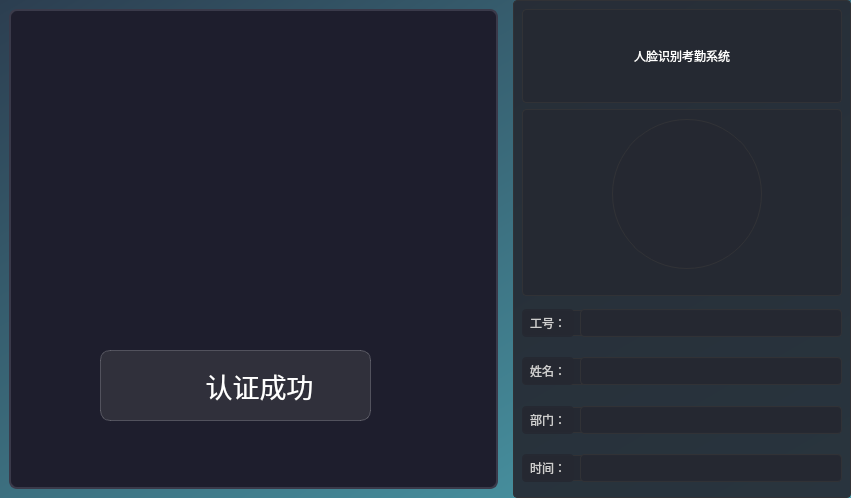
<?xml version="1.0" encoding="UTF-8"?>
<ui version="4.0">
 <class>FaceAttendence</class>
 <widget class="QMainWindow" name="FaceAttendence">
  <property name="geometry">
   <rect>
    <x>0</x>
    <y>0</y>
    <width>851</width>
    <height>498</height>
   </rect>
  </property>
  <property name="windowTitle">
   <string>FaceAttendence</string>
  </property>
  <property name="styleSheet">
   <string notr="true">QMainWindow {
    background: qlineargradient(x1:0, y1:0, x2:1, y2:1, stop:0 #2c3e50, stop:1 #4ca1af);
}

/* 视频显示区域 */
#vdieoLB {
    background-color: #1e1e2d;
    border: 2px solid #3a3a4a;
    border-radius: 8px;
}

/* 认证成功提示框 */
#widget_2 {
    background-color: rgba(76, 175, 80, 0.85);
    border-radius: 10px;
    border: 1px solid rgba(255, 255, 255, 0.2);
}

#label {
    border-image: url(:/yes.png);
    background-color: transparent;
    min-width: 32px;
    min-height: 32px;
}

#label_2 {
    font: bold 20pt &quot;微软雅黑&quot;;
    color: white;
}


#widget_3 {
    background: rgba(37, 40, 49, 0.95);
    border: 1px solid #3a3a4a;
    border-radius: 8px;
}

#titleLB {
    font: bold 18pt &quot;微软雅黑&quot;;
    color: #ffffff;
    padding: 15px 0;
    background: linear-gradient(to right, #3498db, #9b59b6);
    border-radius: 6px 6px 0 0;
    margin: 0;
}

#headLB {
    border: 4px solid #3498db;
    border-radius: 75px;
    background-color: #2c3e50;
    padding: 5px;
}

#widget_4, #widget_5, #widget_6, #widget_7 {
    background: rgba(44, 62, 80, 0.7);
    border: 1px solid #3a3a4a;
    border-radius: 6px;
    margin: 8px 0;
    padding: 5px;
}

QLabel {
    font: 16pt &quot;微软雅黑&quot;;
    color: #ecf0f1;
    padding: 5px;
}

QLineEdit {
    font: 16pt &quot;微软雅黑&quot;;
    background: rgba(255, 255, 255, 0.1);
    border: 1px solid #3a3a4a;
    border-radius: 4px;
    padding: 5px 10px;
    color: #ffffff;
    selection-background-color: #3498db;
}

QLineEdit:disabled {
    background: rgba(255, 255, 255, 0.05);
    color: #bdc3c7;
}

QLineEdit:hover {
    border: 1px solid #3498db;
}

QLineEdit:focus {
    border: 1px solid #9b59b6;
    background: rgba(255, 255, 255, 0.15);
}
</string>
  </property>
  <widget class="QWidget" name="centralwidget">
   <layout class="QGridLayout" name="gridLayout_4" columnstretch="3,2">
    <property name="leftMargin">
     <number>0</number>
    </property>
    <property name="topMargin">
     <number>0</number>
    </property>
    <property name="rightMargin">
     <number>0</number>
    </property>
    <property name="bottomMargin">
     <number>0</number>
    </property>
    <item row="0" column="0">
     <widget class="QWidget" name="widget" native="true">
      <property name="font">
       <font>
        <weight>75</weight>
        <bold>true</bold>
       </font>
      </property>
      <property name="styleSheet">
       <string notr="true"/>
      </property>
      <layout class="QGridLayout" name="gridLayout_7">
       <item row="0" column="0">
        <widget class="QLabel" name="vdieoLB">
         <property name="sizePolicy">
          <sizepolicy hsizetype="Expanding" vsizetype="Expanding">
           <horstretch>0</horstretch>
           <verstretch>0</verstretch>
          </sizepolicy>
         </property>
         <property name="minimumSize">
          <size>
           <width>480</width>
           <height>480</height>
          </size>
         </property>
         <property name="text">
          <string/>
         </property>
        </widget>
       </item>
      </layout>
      <widget class="QWidget" name="widget_2" native="true">
       <property name="geometry">
        <rect>
         <x>100</x>
         <y>350</y>
         <width>271</width>
         <height>71</height>
        </rect>
       </property>
       <property name="styleSheet">
        <string notr="true">background-color: rgba(106, 106, 106,60);
border-radius:10px;
</string>
       </property>
       <layout class="QHBoxLayout" name="horizontalLayout">
        <item>
         <spacer name="horizontalSpacer">
          <property name="orientation">
           <enum>Qt::Horizontal</enum>
          </property>
          <property name="sizeType">
           <enum>QSizePolicy::Maximum</enum>
          </property>
          <property name="sizeHint" stdset="0">
           <size>
            <width>20</width>
            <height>20</height>
           </size>
          </property>
         </spacer>
        </item>
        <item>
         <widget class="QLabel" name="label">
          <property name="maximumSize">
           <size>
            <width>31</width>
            <height>31</height>
           </size>
          </property>
          <property name="styleSheet">
           <string notr="true">border-image: url(:/yes.png);
background-color: rgba(106, 106, 106,0);</string>
          </property>
          <property name="text">
           <string/>
          </property>
          <property name="wordWrap">
           <bool>true</bool>
          </property>
          <property name="margin">
           <number>0</number>
          </property>
         </widget>
        </item>
        <item>
         <widget class="QLabel" name="label_2">
          <property name="font">
           <font>
            <family>微软雅黑</family>
            <pointsize>20</pointsize>
            <weight>50</weight>
            <italic>false</italic>
            <bold>false</bold>
           </font>
          </property>
          <property name="styleSheet">
           <string notr="true">font: 20pt &quot;微软雅黑&quot;;
color: rgb(255, 255, 255);
background-color: rgba(106, 106, 106,0);</string>
          </property>
          <property name="text">
           <string>认证成功</string>
          </property>
          <property name="alignment">
           <set>Qt::AlignCenter</set>
          </property>
         </widget>
        </item>
        <item>
         <spacer name="horizontalSpacer_2">
          <property name="orientation">
           <enum>Qt::Horizontal</enum>
          </property>
          <property name="sizeType">
           <enum>QSizePolicy::Maximum</enum>
          </property>
          <property name="sizeHint" stdset="0">
           <size>
            <width>20</width>
            <height>20</height>
           </size>
          </property>
         </spacer>
        </item>
       </layout>
      </widget>
      <widget class="QLabel" name="headpicLB">
       <property name="geometry">
        <rect>
         <x>100</x>
         <y>40</y>
         <width>266</width>
         <height>266</height>
        </rect>
       </property>
       <property name="styleSheet">
        <string notr="true">border-image: url(:/crc.png);</string>
       </property>
       <property name="text">
        <string/>
       </property>
      </widget>
      <zorder>vdieoLB</zorder>
      <zorder>widget_2</zorder>
      <zorder>headpicLB</zorder>
     </widget>
    </item>
    <item row="0" column="1">
     <widget class="QWidget" name="widget_3" native="true">
      <property name="styleSheet">
       <string notr="true">QWidget{
	border:1px solid #313236;
	border-radius:4px;
	background-color:rgb(37,40,49,0.9);

}
QWidget#titleLB{
	font: 18pt &quot;微软雅黑&quot;;
	color: rgb(255, 255, 255);
}
QWidget#headLB{
	border-radius:75px;
	
}</string>
      </property>
      <layout class="QGridLayout" name="gridLayout_6" rowstretch="1,2,2">
       <item row="0" column="0">
        <widget class="QLabel" name="titleLB">
         <property name="text">
          <string>人脸识别考勤系统</string>
         </property>
         <property name="alignment">
          <set>Qt::AlignCenter</set>
         </property>
        </widget>
       </item>
       <item row="1" column="0">
        <widget class="QWidget" name="headwai" native="true">
         <widget class="QLabel" name="headLB">
          <property name="geometry">
           <rect>
            <x>90</x>
            <y>10</y>
            <width>150</width>
            <height>150</height>
           </rect>
          </property>
          <property name="baseSize">
           <size>
            <width>150</width>
            <height>150</height>
           </size>
          </property>
          <property name="text">
           <string/>
          </property>
         </widget>
        </widget>
       </item>
       <item row="2" column="0">
        <layout class="QVBoxLayout" name="verticalLayout">
         <item>
          <widget class="QWidget" name="widget_4" native="true">
           <property name="styleSheet">
            <string notr="true">QWidget{
	border:1px solid #313236;
	border-radius:4px;
	background-color:rgb(37,40,49,0.9);
	font: 16pt &quot;微软雅黑&quot;;

}
QLabel{
	border:none;
	color: rgb(206, 206, 206);
	
}
QLineEdit{
	
	color: rgb(255, 255, 255);
}</string>
           </property>
           <layout class="QGridLayout" name="gridLayout">
            <property name="leftMargin">
             <number>0</number>
            </property>
            <property name="topMargin">
             <number>0</number>
            </property>
            <property name="rightMargin">
             <number>0</number>
            </property>
            <property name="bottomMargin">
             <number>0</number>
            </property>
            <item row="0" column="0">
             <widget class="QLabel" name="label_6">
              <property name="text">
               <string>工号：</string>
              </property>
             </widget>
            </item>
            <item row="0" column="1">
             <widget class="QLineEdit" name="numberEdit">
              <property name="enabled">
               <bool>false</bool>
              </property>
              <property name="text">
               <string/>
              </property>
             </widget>
            </item>
           </layout>
          </widget>
         </item>
         <item>
          <widget class="QWidget" name="widget_5" native="true">
           <property name="styleSheet">
            <string notr="true">QWidget{
	border:1px solid #313236;
	border-radius:4px;
	background-color:rgb(37,40,49,0.9);
	font: 16pt &quot;微软雅黑&quot;;

}
QLabel{
	border:none;
	color: rgb(206, 206, 206);
	
}
QLineEdit{
	
	color: rgb(255, 255, 255);
}</string>
           </property>
           <layout class="QGridLayout" name="gridLayout_2">
            <property name="leftMargin">
             <number>0</number>
            </property>
            <property name="topMargin">
             <number>0</number>
            </property>
            <property name="rightMargin">
             <number>0</number>
            </property>
            <property name="bottomMargin">
             <number>0</number>
            </property>
            <item row="0" column="0">
             <widget class="QLabel" name="label_7">
              <property name="text">
               <string>姓名：</string>
              </property>
             </widget>
            </item>
            <item row="0" column="1">
             <widget class="QLineEdit" name="nameEdit">
              <property name="enabled">
               <bool>false</bool>
              </property>
              <property name="text">
               <string/>
              </property>
             </widget>
            </item>
           </layout>
          </widget>
         </item>
         <item>
          <widget class="QWidget" name="widget_6" native="true">
           <property name="styleSheet">
            <string notr="true">QWidget{
	border:1px solid #313236;
	border-radius:4px;
	background-color:rgb(37,40,49,0.9);
	font: 16pt &quot;微软雅黑&quot;;

}
QLabel{
	border:none;
	color: rgb(206, 206, 206);
	
}
QLineEdit{
	
	color: rgb(255, 255, 255);
}</string>
           </property>
           <layout class="QGridLayout" name="gridLayout_3">
            <property name="leftMargin">
             <number>0</number>
            </property>
            <property name="topMargin">
             <number>0</number>
            </property>
            <property name="rightMargin">
             <number>0</number>
            </property>
            <property name="bottomMargin">
             <number>0</number>
            </property>
            <item row="0" column="0">
             <widget class="QLabel" name="label_8">
              <property name="text">
               <string>部门：</string>
              </property>
             </widget>
            </item>
            <item row="0" column="1">
             <widget class="QLineEdit" name="departEdit">
              <property name="enabled">
               <bool>false</bool>
              </property>
              <property name="text">
               <string/>
              </property>
             </widget>
            </item>
           </layout>
          </widget>
         </item>
         <item>
          <widget class="QWidget" name="widget_7" native="true">
           <property name="styleSheet">
            <string notr="true">QWidget{
	border:1px solid #313236;
	border-radius:4px;
	background-color:rgb(37,40,49,0.9);
	font: 16pt &quot;微软雅黑&quot;;

}
QLabel{
	border:none;
	color: rgb(206, 206, 206);
	
}
QLineEdit{
	
	color: rgb(255, 255, 255);
}</string>
           </property>
           <layout class="QGridLayout" name="gridLayout_5">
            <property name="leftMargin">
             <number>0</number>
            </property>
            <property name="topMargin">
             <number>0</number>
            </property>
            <property name="rightMargin">
             <number>0</number>
            </property>
            <property name="bottomMargin">
             <number>0</number>
            </property>
            <item row="0" column="0">
             <widget class="QLabel" name="label_9">
              <property name="text">
               <string>时间：</string>
              </property>
             </widget>
            </item>
            <item row="0" column="1">
             <widget class="QLineEdit" name="timeEdit">
              <property name="enabled">
               <bool>false</bool>
              </property>
              <property name="text">
               <string/>
              </property>
             </widget>
            </item>
           </layout>
          </widget>
         </item>
        </layout>
       </item>
      </layout>
     </widget>
    </item>
   </layout>
  </widget>
 </widget>
 <resources/>
 <connections/>
</ui>
